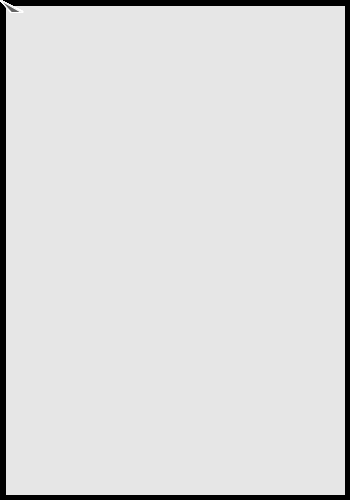
Frame 1 (no input)
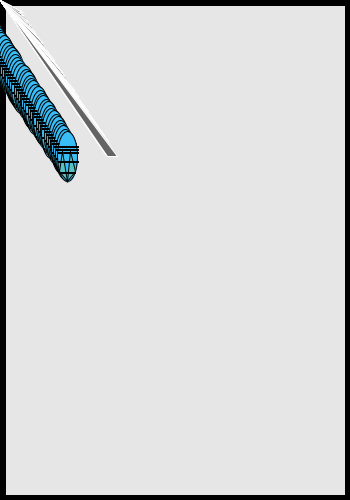
Frame 60 (the mouse pressed at the canvas centre just before this capture)
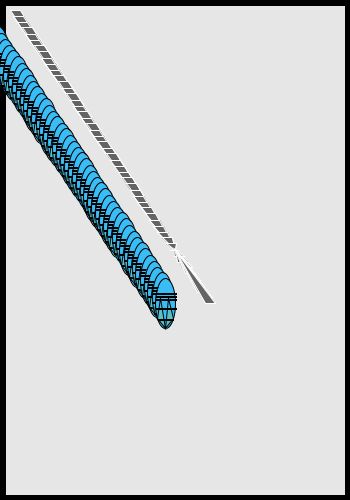
Frame 120 (the mouse held since frame 60 and released just before this capture)

The Processing sketch that drew these frames (run headless with seeded random() and noise(); from frame 60 on, the mouse is pressed at the canvas centre):

// Processing sketch: processing_44176
// ── processing_44176.pde

Graph [] graphs =new Graph [50];



void setup() {
  size(350, 500);

  for (int i=0; i< graphs.length; i++ ) {
    graphs[i]= new Graph(mouseX, mouseY, i/30.0, i/20.0);
  }
}

void draw() {
  background(230);

  fill(0);
  rect(0, 0, 5, height);
  rect(0, 0, width, 5);
  rect(width, 0, -5, height);
  rect(0, height, width, -5);

  


    for (int i=0; i< graphs.length ; i++) {
      graphs[i].move();
      graphs[i].drawGraph();
    }
  }





  class Graph {
    float x;
    float y;
    float xspeed;
    float yspeed;



    Graph( float temptX, float tempY, float temptxSpeed, float temptySpeed) {
      x=temptX;
      y=tempY;
      xspeed=temptxSpeed;
      yspeed=temptySpeed;
    }


    void move() {
      x+=xspeed;
      y+=yspeed;
      if ((x>= width) || (x<= 0)) {
        xspeed *= -1;
      }
      if ((y>= height) || (y<= 0)) {
        yspeed *= -1;
      }
    }

    void drawGraph() {


      fill(57, 189, 247);

      ellipse(x-30, y+10, 20, 50);
      fill(100);
      stroke(255);
      triangle(mouseX, mouseY, x+20, y+10, x+10, y+10);

      fill(0);
      stroke(0);
      rect(x-40, y+5, 20, 1);
      rect(x-40, y+2, 20, 1);
      rect(x-40, y-1, 20, 1);
      fill(90, 193, 194);
      stroke(0);
      triangle(x-38, y+25, x-35, y+5, x-30, y+35);
      triangle(x-30, y+35, x-27, y+5, x-22, y+25);
      rect(x-38, y+25, 15, 1);
      rect(x-40, y+14, 20, 1);
    }
  }


                
                                
